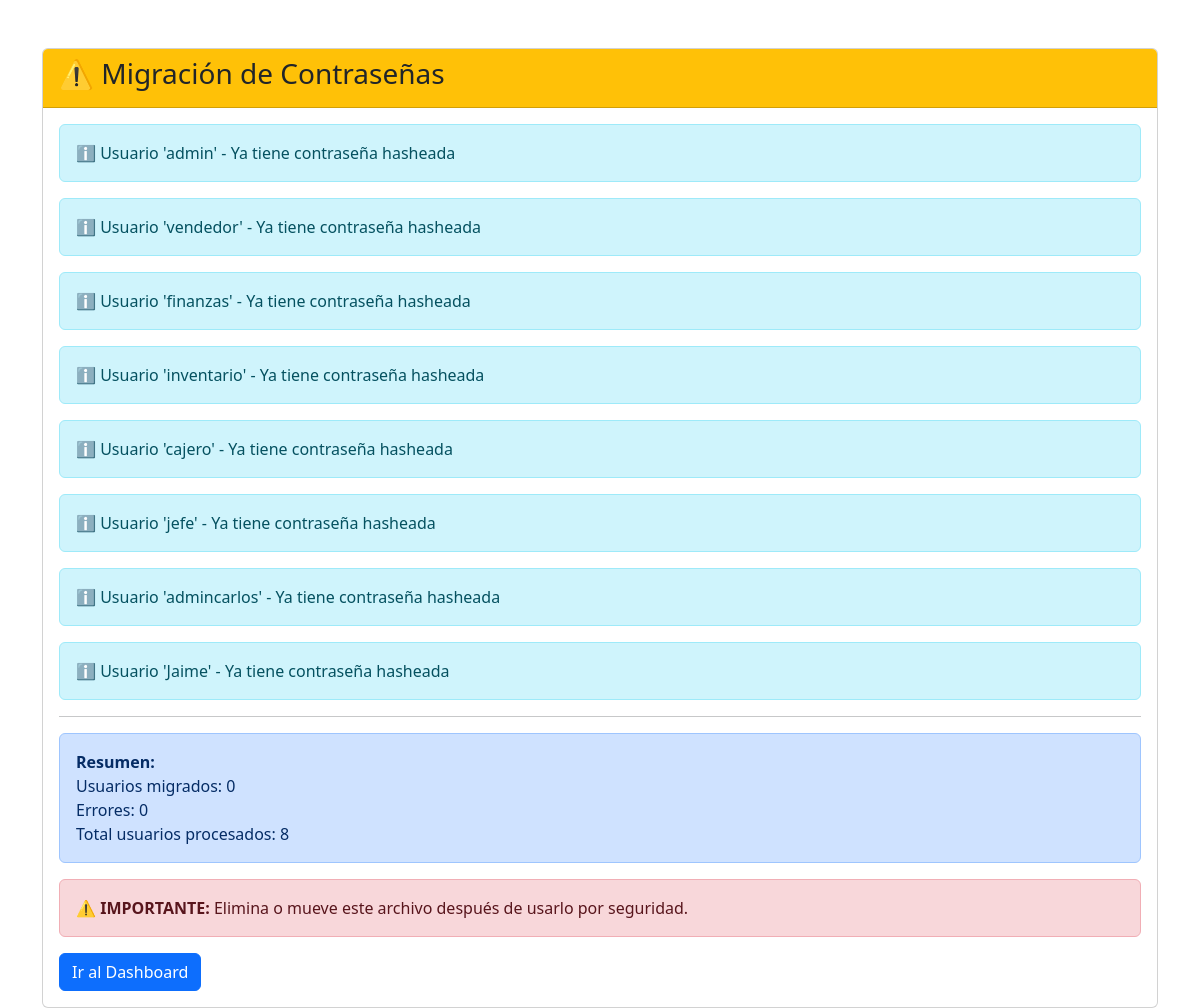
The page /migrate_passwords.php (signed in) on the database its author committed.
### tables this page shows
CREATE TABLE `users` (
  `id` int(11) NOT NULL,
  `username` varchar(50) NOT NULL,
  `password` varchar(255) NOT NULL,
  `fullname` varchar(100) NOT NULL,
  `role` enum('admin','seller','superadmin','finance','inventory','cashier') DEFAULT 'seller',
  `created_at` timestamp NULL DEFAULT current_timestamp()
);

### migrate_passwords.php (the view, shortened to what this page needs)
<?php
require_once '../../config/database.php';
echo "<!DOCTYPE html>
<html>
<head>
    <title>Migración de Contraseñas</title>
    <link href='https://cdn.jsdelivr.net/npm/bootstrap@5.3.0/dist/css/bootstrap.min.css' rel='stylesheet'>
</head>
<body class='container mt-5'>
    <div class='card'>
        <div class='card-header bg-warning'>
            <h3>⚠️ Migración de Contraseñas</h3>
        </div>
        <div class='card-body'>
";
$users = $pdo->query("SELECT id, username, password FROM users")->fetchAll();
$migrated = 0;
$errors = 0;
foreach ($users as $user) {
    if (strpos($user['password'], '$2y$') !== 0) {
        $newHash = password_hash($user['password'], PASSWORD_DEFAULT);
        $updateStmt = $pdo->prepare("UPDATE users SET password = ? WHERE id = ?");
        if ($updateStmt->execute([$newHash, $user['id']])) {
            $migrated++;
            echo "<div class='alert alert-success'>✅ Usuario '{$user['username']}' - Contraseña migrada correctamente</div>";
        } else {
            $errors++;
            echo "<div class='alert alert-danger'>❌ Error al migrar usuario '{$user['username']}'</div>";
        }
    } else {
        echo "<div class='alert alert-info'>ℹ️ Usuario '{$user['username']}' - Ya tiene contraseña hasheada</div>";
    }
}
echo "
        <hr>
        <div class='alert alert-primary'>
            <strong>Resumen:</strong><br>
            Usuarios migrados: $migrated<br>
            Errores: $errors<br>
            Total usuarios procesados: " . count($users) . "
        </div>
        <div class='alert alert-danger'>
            <strong>⚠️ IMPORTANTE:</strong> Elimina o mueve este archivo después de usarlo por seguridad.
        </div>
        <a href='/modules/dashboard/index.php' class='btn btn-primary'>Ir al Dashboard</a>
        </div>
    </div>
</body>
</html>";
?>

### rows shown on the page
users: username "admin"
users: username "vendedor"
users: username "finanzas"
users: username "inventario"
users: username "cajero"
users: username "jefe"
users: username "admincarlos"
users: username "Jaime"

### other values the page prints
$migrated "0"
$errors "0"
count($users) "8"
